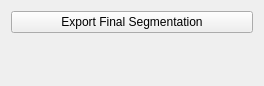
<?xml version="1.0" encoding="UTF-8"?>
<ui version="4.0">
 <class>Form</class>
 <widget class="QWidget" name="Form">
  <property name="geometry">
   <rect>
    <x>0</x>
    <y>0</y>
    <width>264</width>
    <height>86</height>
   </rect>
  </property>
  <property name="windowTitle">
   <string>Form</string>
  </property>
  <layout class="QVBoxLayout" name="verticalLayout">
   <item>
    <widget class="QPushButton" name="exportButton">
     <property name="text">
      <string>Export Final Segmentation</string>
     </property>
    </widget>
   </item>
   <item>
    <spacer name="verticalSpacer">
     <property name="orientation">
      <enum>Qt::Vertical</enum>
     </property>
     <property name="sizeHint" stdset="0">
      <size>
       <width>20</width>
       <height>40</height>
      </size>
     </property>
    </spacer>
   </item>
  </layout>
 </widget>
 <resources/>
 <connections/>
</ui>
